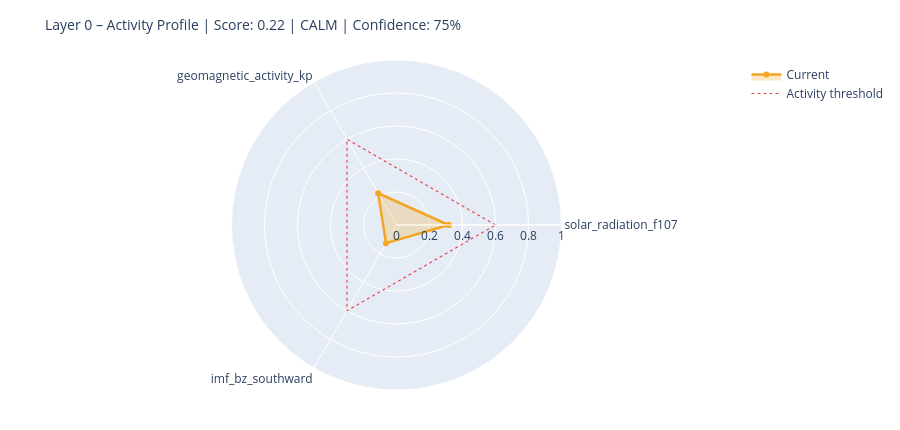

The code cell stored with this chart in its notebook:
### Markdown cell above
---
## 6. State Assessment & Handoff to Layer 1

### Code cell
# ============================================================
# STEP 1 – Collect raw values with source modes
# Mode: 'primary' | 'fallback_3h' | 'last_valid' | 'missing'
# ============================================================

def safe_last(df, col):
    if df is None or col not in df.columns: return None
    s = df[col].dropna()
    return float(s.iloc[-1]) if not s.empty else None

f107_now = safe_last(df_f107, 'f10.7')
bz_now   = safe_last(df_mag,  'bz_gsm')
kp_now   = safe_last(df_kp,   'kp')
sw_now   = safe_last(df_sw,   'speed')

source_modes = {
    'F10.7':    'primary'  if f107_now is not None else 'missing',
    'Kp':       'primary'  if kp_now   is not None else 'missing',
    'IMF_Bz':   'primary'  if bz_now   is not None else 'missing',
    'SW_speed': 'primary'  if sw_now   is not None else 'missing',
}

# Kp Fallback – 3h endpoint
if kp_now is None:
    try:
        r = requests.get(
            'https://services.swpc.noaa.gov/json/noaa-planetary-k-index.json',
            timeout=10)
        r.raise_for_status()
        fb = pd.DataFrame(r.json())
        tc = next((c for c in fb.columns if 'time' in c.lower()), fb.columns[0])
        kc = next((c for c in fb.columns if 'kp' in c.lower() and c != tc), None)
        if kc:
            fb[kc] = fb[kc].astype(str).str.extract(r'([0-9]+(?:\.[0-9]*)?)')[0]
            fb[kc] = pd.to_numeric(fb[kc], errors='coerce')
            fb = fb[fb[kc] >= 0].dropna(subset=[kc])
            if not fb.empty:
                kp_now = float(fb[kc].iloc[-1])
                source_modes['Kp'] = 'fallback_3h'
                print(f'  Kp fallback (3h): {kp_now:.1f}')
    except Exception as e:
        print(f'  Kp fallback failed: {e}')

# Solar Wind Fallback – last valid value
if sw_now is None and df_sw is not None and 'speed' in df_sw.columns:
    s = df_sw['speed'].dropna()
    if not s.empty:
        sw_now = float(s.iloc[-1])
        source_modes['SW_speed'] = 'last_valid'
        print(f'  SW fallback (last_valid): {sw_now:.0f} km/s')

print()
print('Source modes:', source_modes)

# ============================================================
# STEP 2 – Score from available components only
# ============================================================

def norm(v, lo, hi):
    if v is None: return None
    return max(0.0, min(1.0, (v - lo) / (hi - lo)))

COMPONENTS = {
    'solar_radiation_f107':    (f107_now, norm(f107_now, 60, 250)),
    'geomagnetic_activity_kp': (kp_now,   norm(kp_now,   0,   9)),
    'imf_bz_southward':        (bz_now,   norm(-(bz_now or 0) if bz_now else None, -5, 30)
                                           if bz_now is not None else None),
    'solar_wind_speed':        (sw_now,   norm(sw_now, 300, 800)),
}

available   = {k: v[1] for k, v in COMPONENTS.items() if v[1] is not None}
unavailable = [k for k, v in COMPONENTS.items() if v[1] is None]

layer0_score = round(sum(available.values()) / len(available), 4) if available else None
confidence   = round(len(available) / len(COMPONENTS), 2)

level = ('unknown'  if layer0_score is None
         else 'calm'     if layer0_score < 0.3
         else 'moderate' if layer0_score < 0.6
         else 'active')

# ============================================================
# STEP 3 – Dominant Driver
# ============================================================

def dominant_driver(kp, f107, bz, sw):
    candidates = []
    if kp   is not None and kp   >= 4:   candidates.append(('geomagnetic',    kp / 9))
    if sw   is not None and sw   >= 500:  candidates.append(('solar_wind',     sw / 800))
    if bz   is not None and bz   <= -5:   candidates.append(('imf_southward',  abs(bz) / 30))
    if f107 is not None and f107 >= 150:  candidates.append(('solar_radiation',f107 / 250))
    return max(candidates, key=lambda x: x[1])[0] if candidates else 'none'

driver = dominant_driver(kp_now, f107_now, bz_now, sw_now)

# ============================================================
# STEP 4 – Downstream expectations
# ============================================================

def downstream_expectation(driver, score, kp, bz, f107):
    exp = {
        'magnetosphere':        'calm',
        'ionosphere':           'calm',
        'schumann_resonance':   'unchanged',
        'lithosphere_currents': 'low',
    }
    if driver == 'geomagnetic' or (kp and kp >= 5):
        exp['magnetosphere']        = 'compressed / storm'
        exp['ionosphere']           = 'elevated disturbance (TEC variability)'
        exp['schumann_resonance']   = 'elevated amplitude possible'
        exp['lithosphere_currents'] = 'elevated induction currents'
    elif driver == 'imf_southward' or (bz and bz <= -5):
        exp['magnetosphere']        = 'energy coupling active'
        exp['ionosphere']           = 'elevated electron density possible'
        exp['schumann_resonance']   = 'slight modulation possible'
    elif driver == 'solar_radiation' or (f107 and f107 >= 150):
        exp['ionosphere']           = 'elevated ionization (F-layer)'
        exp['schumann_resonance']   = 'slightly elevated background activity'
    return exp

downstream = downstream_expectation(driver, layer0_score, kp_now, bz_now, f107_now)

# ============================================================
# CONSOLE OUTPUT
# ============================================================

W = 58
print('=' * W)
print('LAYER 0 – STATE ASSESSMENT')
print('=' * W)
for name, (raw_v, score_v) in COMPONENTS.items():
    if score_v is not None:
        bar = '█' * int(score_v * 20) + '░' * (20 - int(score_v * 20))
        print(f'  {name:<35}  {bar}  {score_v:.2f}')
    else:
        print(f'  {name:<35}  {"─" * 20}  n/a')
print('-' * W)
print(f'  Score ({len(available)}/{len(COMPONENTS)} components):  {layer0_score:.3f}')
print(f'  Confidence:         {confidence:.0%}')
print(f'  Level:              {level.upper()}')
print(f'  Dominant Driver:    {driver}')

# Radar chart
cats = list(available.keys())
vals = list(available.values())
if len(cats) >= 3:
    fig = go.Figure()
    fig.add_trace(go.Scatterpolar(
        r=vals + [vals[0]], theta=cats + [cats[0]],
        fill='toself', fillcolor='rgba(242,166,35,0.25)',
        line=dict(color='#F2A623', width=2.5), name='Current'
    ))
    fig.add_trace(go.Scatterpolar(
        r=[0.6] * (len(cats) + 1), theta=cats + [cats[0]],
        line=dict(color='#E24B4A', dash='dot', width=1.2),
        mode='lines', name='Activity threshold'
    ))
    fig.update_layout(
        title=dict(text=f'Layer 0 – Activity Profile | Score: {layer0_score:.2f} | {level.upper()} | Confidence: {confidence:.0%}',
                   font=dict(size=14)),
        polar=dict(radialaxis=dict(visible=True, range=[0, 1])),
        height=430, showlegend=True,
        margin=dict(l=60, r=60, t=60, b=40)
    )
    fig.show()

### Figure 1 — Plotly figure (JSON) as saved in the notebook; plotly's stock layout.template omitted (floating-point values rounded to 4 significant figures)
{"data": [{"fill": "toself", "fillcolor": "rgba(242,166,35,0.25)", "line": {"color": "#F2A623", "width": 2.5}, "name": "Current", "r": [0.3158, 0.2222, 0.1269, 0.3158], "theta": ["solar_radiation_f107", "geomagnetic_activity_kp", "imf_bz_southward", "solar_radiation_f107"], "type": "scatterpolar"}, {"line": {"color": "#E24B4A", "dash": "dot", "width": 1.2}, "mode": "lines", "name": "Activity threshold", "r": [0.6, 0.6, 0.6, 0.6], "theta": ["solar_radiation_f107", "geomagnetic_activity_kp", "imf_bz_southward", "solar_radiation_f107"], "type": "scatterpolar"}], "layout": {"height": 430, "margin": {"b": 40, "l": 60, "r": 60, "t": 60}, "polar": {"radialaxis": {"range": [0, 1], "visible": true}}, "showlegend": true, "title": {"font": {"size": 14}, "text": "Layer 0 – Activity Profile | Score: 0.22 | CALM | Confidence: 75%"}}}
